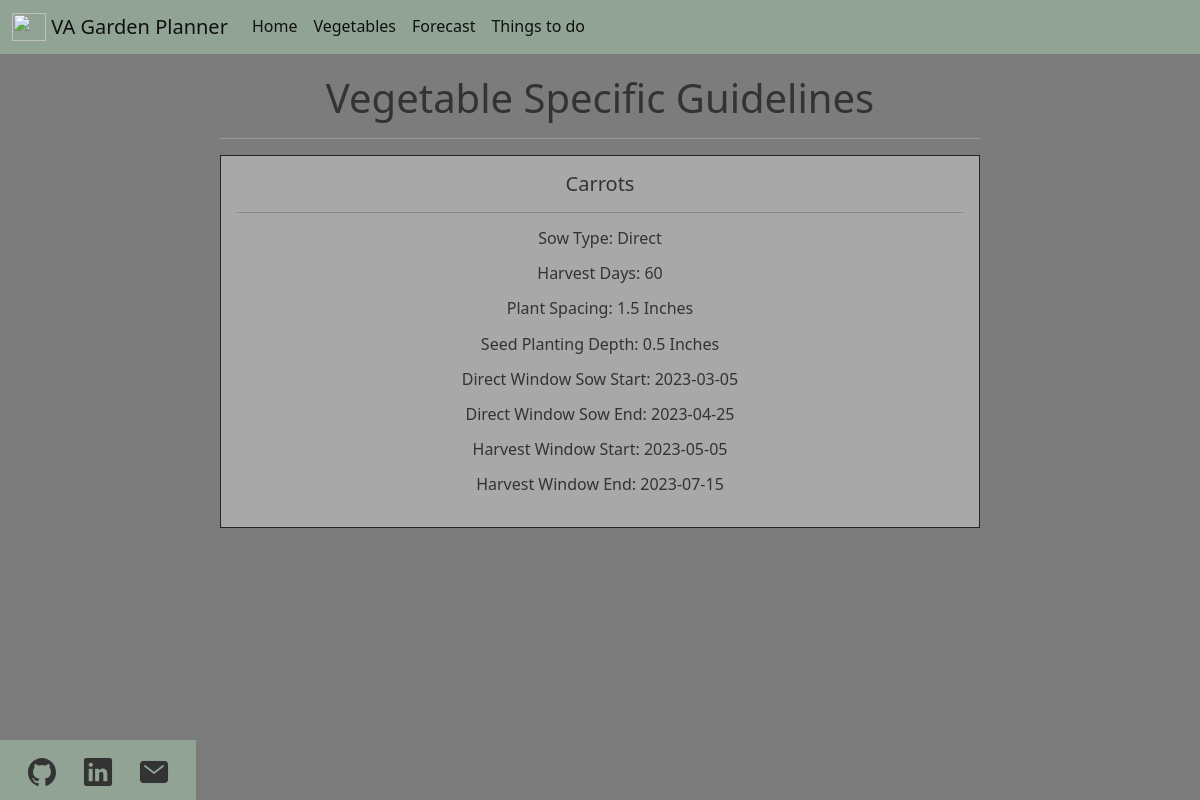
Page /list/Carrots on the committed database.
### app.py (models this page shows)
class Garden_DB(db.Model):
    id = db.Column(db.Integer, primary_key=True)
    vegetable = db.Column(db.String(200), nullable=False)
    sow_type = db.Column(db.String)  # Direct, Indoors, key used to filter later
    harvest_days = db.Column(db.Integer)  # How many days to harvest
    plant_spacing = db.Column(db.Integer)  # Inches between plants
    seed_depth = db.Column(db.Integer)  # Inches for seed depth
    sow_window_start = db.Column(db.String)  # Window to sow, regardless of sow type
    sow_window_end = db.Column(db.String)  # Window to sow, regardless of sow type
    transplant_window_start = db.Column(db.String)  # Window to transplant if applicable
    transplant_window_end = db.Column(db.String)  # Window to transplant if applicable
    harvest_window_start = db.Column(db.String)  # Window to harvest
    harvest_window_end = db.Column(db.String)  # Window to harvest
    vegetable_picture_url = db.Column(db.String)  # Public URL for vegetable picture
    date_created = db.Column(db.DateTime, default=datetime.utcnow)

### app.py (the view)
@app.route("/list/<get_vegetable>", methods=["GET"])
def get_user_vegetable(get_vegetable):
    transform_vegetable = get_vegetable.title()
    transform_vegetable = (
        db.session.query(Garden_DB).filter_by(vegetable=transform_vegetable).first()
    )
    vegetable = transform_vegetable.vegetable
    sow_type = transform_vegetable.sow_type
    harvest_days = transform_vegetable.harvest_days
    plant_spacing = transform_vegetable.plant_spacing
    seed_depth = transform_vegetable.seed_depth
    if sow_type == "Direct":
        window_start = transform_vegetable.sow_window_start
        window_end = transform_vegetable.sow_window_end
    else:
        window_start = transform_vegetable.transplant_window_start
        window_end = transform_vegetable.transplant_window_end
    harvest_window_start = transform_vegetable.harvest_window_start
    harvest_window_end = transform_vegetable.harvest_window_end
    return render_template(
        "vegetable.html",
        vegetable=vegetable,
        sow_type=sow_type,
        harvest_days=harvest_days,
        plant_spacing=plant_spacing,
        seed_depth=seed_depth,
        window_start=window_start,
        window_end=window_end,
        harvest_window_start=harvest_window_start,
        harvest_window_end=harvest_window_end,
    )

### templates/vegetable.html
{% extends 'base.html' %}
{% block body %}
<div class="container">
    <h1>Vegetable Specific Guidelines</h1>
    <hr>
    <div class="row">
        <div class="col">
            <div class="card-sm-4 border border-dark">
                <div class="card-body">
                    <h5 class="card-title">{{ vegetable }}</h5>
                    <hr>
                    <p class="text">Sow Type: {{ sow_type }}</p>
                    <p class="text">Harvest Days: {{ harvest_days }}</p>
                    <p class="text">Plant Spacing: {{ plant_spacing }} Inches</p>
                    <p class="text">Seed Planting Depth: {{ seed_depth }} Inches</p>
                    {% if sow_type == "Direct" %}
                    <p class="text">Direct Window Sow Start: {{ window_start }}</p>
                    <p class="text">Direct Window Sow End: {{ window_end }}</p>
                    {% else %}
                    <p class="text">Transplant Window Start: {{ window_start }}</p>
                    <p class="text">Transplant Window End: {{ window_end }}</p>
                    {% endif %}
                    <p class="text">Harvest Window Start: {{ harvest_window_start }}</p>
                    <p class="text">Harvest Window End: {{ harvest_window_end }}</p>
                </div>
            </div>
        </div>
    </div>
</div>
{% endblock %}

### static/css/main.css (style rules this page uses)
html { -webkit-font-smoothing: antialiased; -moz-osx-font-smoothing: grayscale; line-height: 1.6; }
.container { max-width: 800px; padding: 20px; margin: auto; text-align: center; }
body { background: #7c7c7c; color: #EDF0F0; margin-bottom: auto; }
a, p, h1, h2, h3, h4, h5 { line-height: 1.2; color: #333333; }
.card-body { white-space: normal; word-wrap: break-word; background-color: #a8a8a8; color: #333333; }
.card-title { color: #333333; }

### rows in the picture
Garden_DB: vegetable "Carrots", sow_type "Direct", plant_spacing "1.5", seed_depth "0.5", sow_window_start "2023-03-05", sow_window_end "2023-04-25", harvest_window_start "2023-05-05", harvest_window_end "2023-07-15"

### other values in the picture
{{ harvest_days }} "60"
